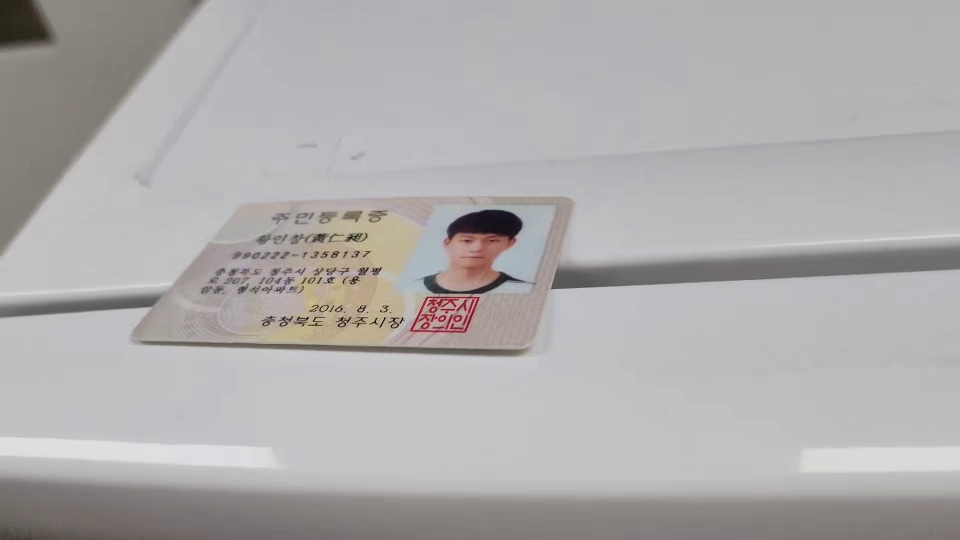
#> input picture frame 48 of test3.mp4, 1920 x 1080 px, given in place of False_new_1.mp4, which was not available (shown at 1/2 size)
$ python final_project.py
#> lines starting #> are read from the running program, lines starting #| are printed output that depends on the picture; after the words box and inside, x2 and y2 are one past the last pixel; in counts of white or black regions, pixels touching at a corner belong together; pictures that were not available may be replaced by others from this repository, and a replacement may not be noted
import cv2
import numpy as np
import imutils

def display_flow(img, flow, stride=40):
    for index in np.ndindex(flow[::stride, ::stride].shape[:2]):
        pt1 = tuple(i*stride for i in index)
        delta = flow[pt1].astype(np.int32)[::-1]
        pt2 = tuple(pt1 + 10*delta)

    norm_opt_flow = np.linalg.norm(flow,axis=2)
    norm_opt_flow = cv2.normalize(norm_opt_flow, None, 0, 1, cv2.NORM_MINMAX)


    norm_opt_flow = (norm_opt_flow*255).astype(np.uint8)

    img = cv2.medianBlur(img, 13)
    img = cv2.GaussianBlur(img, (13,13), 0)
    opened = cv2.morphologyEx(img, cv2.MORPH_OPEN, cv2.getStructuringElement(cv2.MORPH_ELLIPSE, (5, 5)), iterations=3)
    closed = cv2.morphologyEx(img, cv2.MORPH_CLOSE, cv2.getStructuringElement(cv2.MORPH_ELLIPSE, (5, 5)), iterations=3)
    img = cv2.morphologyEx(closed, cv2.MORPH_DILATE, (3, 3), iterations=3)
    img = np.clip(img + (img-128)*2,0,255) #명암비 조절
    cv2.imshow('optical flow', cv2.cvtColor(img, cv2.COLOR_BGR2GRAY))


    #쓰레쉬홀드
    norm_opt_flow = np.clip(norm_opt_flow + (norm_opt_flow-200)*2,0,255) #명암비 조절

    norm_opt_flow = cv2.medianBlur(norm_opt_flow, 15)
    norm_opt_flow = cv2.GaussianBlur(norm_opt_flow, (21,21), 0)
    # _,norm_opt_flow = cv2.threshold(norm_opt_flow, 253, 255, cv2.THRESH_BINARY | cv2.THRESH_OTSU)

    opened = cv2.morphologyEx(norm_opt_flow, cv2.MORPH_OPEN, cv2.getStructuringElement(cv2.MORPH_ELLIPSE, (5, 5)), iterations=3)
    closed = cv2.morphologyEx(norm_opt_flow, cv2.MORPH_CLOSE, cv2.getStructuringElement(cv2.MORPH_ELLIPSE, (5, 5)), iterations=3)
    norm_opt_flow = cv2.morphologyEx(closed, cv2.MORPH_DILATE, (5, 5), iterations=3)

    cv2.imshow('optical flow magnitude', norm_opt_flow)
    gray_img = cv2.cvtColor(img, cv2.COLOR_BGR2GRAY)
    norm_opt_flow = cv2.add(norm_opt_flow, np.clip(gray_img-128,0,255))
    norm_opt_flow = cv2.bilateralFilter(norm_opt_flow, 3, 75, 75)
    cv2.imshow('plus', norm_opt_flow)

    edged = cv2.Canny(norm_opt_flow, 20, 100)
    cv2.imshow('aaa', edged)
    cnts = cv2.findContours(edged.copy(), cv2.RETR_EXTERNAL, cv2.CHAIN_APPROX_SIMPLE)
    cnts = imutils.grab_contours(cnts)
    cnts = sorted(cnts, key=cv2.contourArea, reverse=True)

    findCnt = None
    for c in cnts:
        peri = cv2.arcLength(c, True)
        approx = cv2.approxPolyDP(c, 0.02 * peri, True)

        if len(approx) == 4:
            findCnt = approx
            break

    if findCnt is not None:
        # 원본이미지
        output = norm_opt_flow.copy()
        cv2.drawContours(output, [findCnt], -1, (0, 255, 0), 2)

        # 검은배경
        tmp = np.zeros([norm_opt_flow.shape[0], norm_opt_flow.shape[1], 3], dtype=np.uint8)
        cv2.drawContours(tmp, [findCnt], -1, (255, 255, 255), 2)

        cv2.imwrite('./result.jpg', tmp)
        cv2.imshow('edged', tmp)
        cv2.waitKey()

    k = cv2.waitKey(1)

    if k == 27:
        return 1
    else:
        return 0

cap = cv2.VideoCapture('./False_new_1.mp4')
_, prev_frame = cap.read()
#> prev_frame is the input picture: shape (1080, 1920, 3); mean B, G, R 172.6, 171.8, 174.3
prev_frame = cv2.cvtColor(prev_frame, cv2.COLOR_BGR2GRAY)
#> prev_frame: shape (1080, 1920)
prev_frame = cv2.resize(prev_frame, (0,0), None, 0.5, 0.5)
#> prev_frame: shape (540, 960)
init_flow = True

while True:
    status_cap, frame = cap.read()
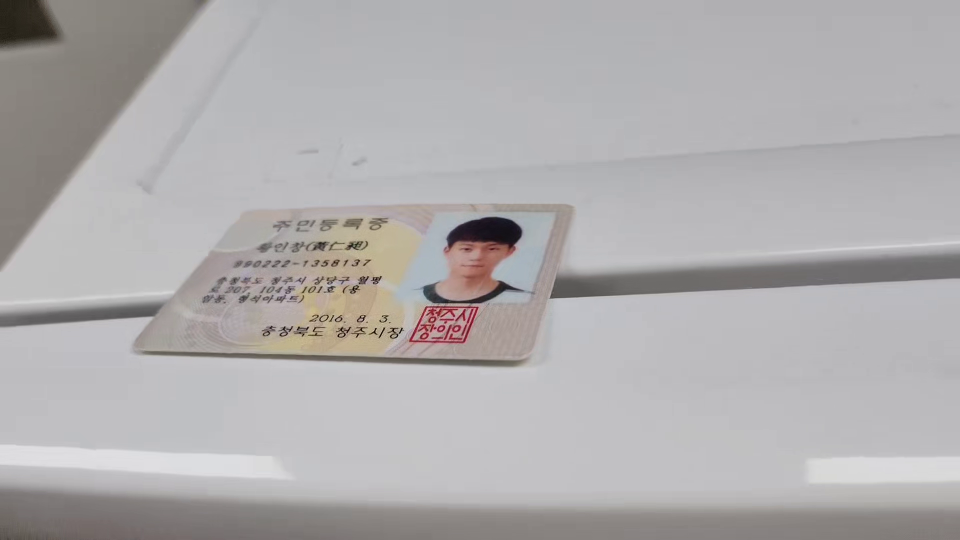
#> input picture frame 49 of test3.mp4, 1920 x 1080 px, given in place of False_new_1.mp4, which was not available (shown at 1/2 size)
#> frame is the input picture: shape (1080, 1920, 3); mean B, G, R 173.8, 172.9, 175.4
    frame = cv2.resize(frame, (0,0), None, 0.5,0.5)
#> frame: shape (540, 960, 3)
    if not status_cap:
        break
    gray = cv2.cvtColor(frame, cv2.COLOR_BGR2GRAY)
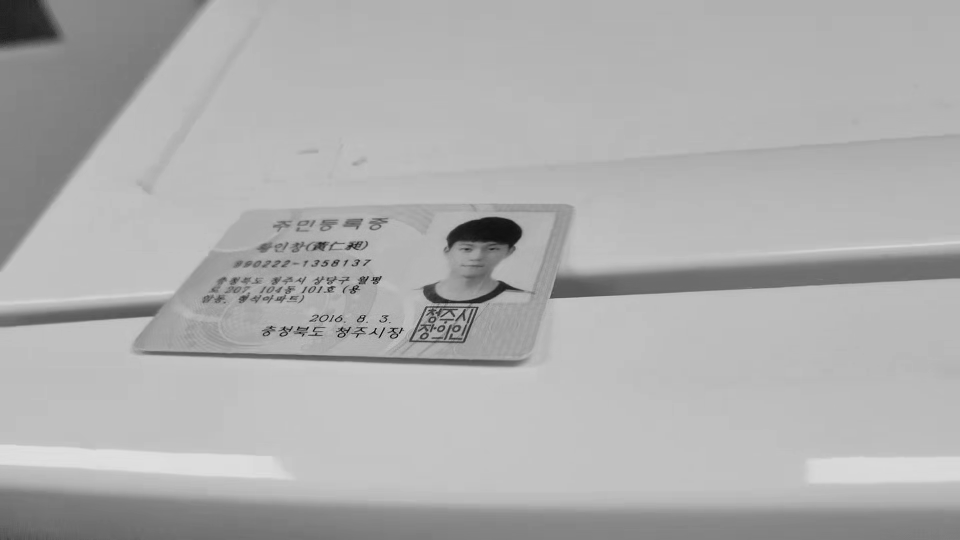
#> gray: shape (540, 960); min 6, max 224, mean 174

    if init_flow:
        opt_flow = cv2.calcOpticalFlowFarneback(prev_frame, gray, None, 0.5, 5, 13, 10, 5, 1.1, cv2.OPTFLOW_FARNEBACK_GAUSSIAN)
        init_flow = False
    else:
        opt_flow = cv2.calcOpticalFlowFarneback(prev_frame, gray, opt_flow, 0.5, 5, 13, 10, 5, 1.1, cv2.OPTFLOW_USE_INITIAL_FLOW)
    prev_frame = np.copy(gray)
    if display_flow(frame,opt_flow):
#> the loop in display_flow, `for index in np.ndindex(flow[::stride, ::stride].shape[:2]):` made 336 passes
#> (delta, pt2) on passes 2 to 4: ([0, 0], (0, 40)), ([0, 0], (0, 80)), ([0, 0], (0, 120))
#> in display_flow, `cv2.imshow('optical flow', cv2.cvtColor(img, cv2.COLOR_BGR2GRAY))`:
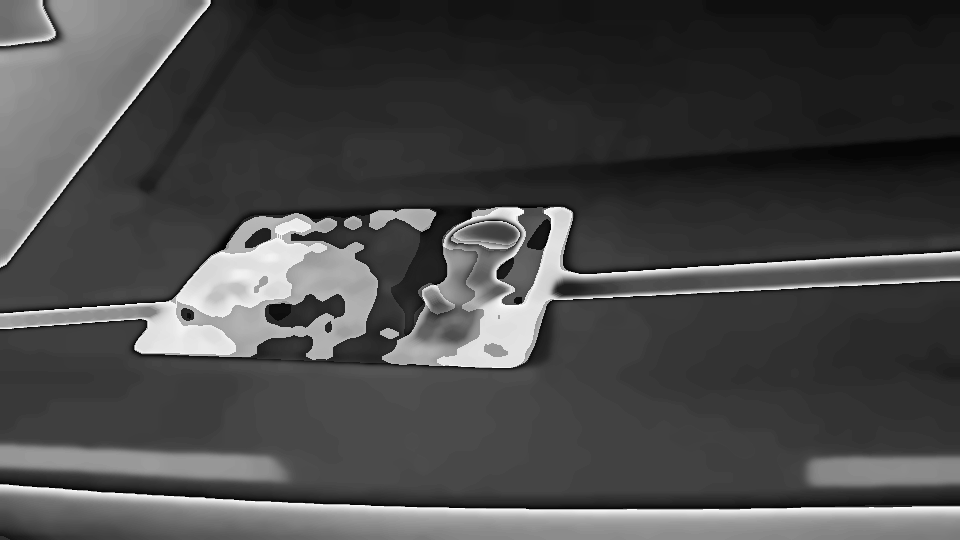
#> window 'optical flow': shape (540, 960); min 1, max 254, mean 72.7
#> in display_flow, `norm_opt_flow = np.clip(norm_opt_flow + (norm_opt_flow-200)*2,0,255)`:
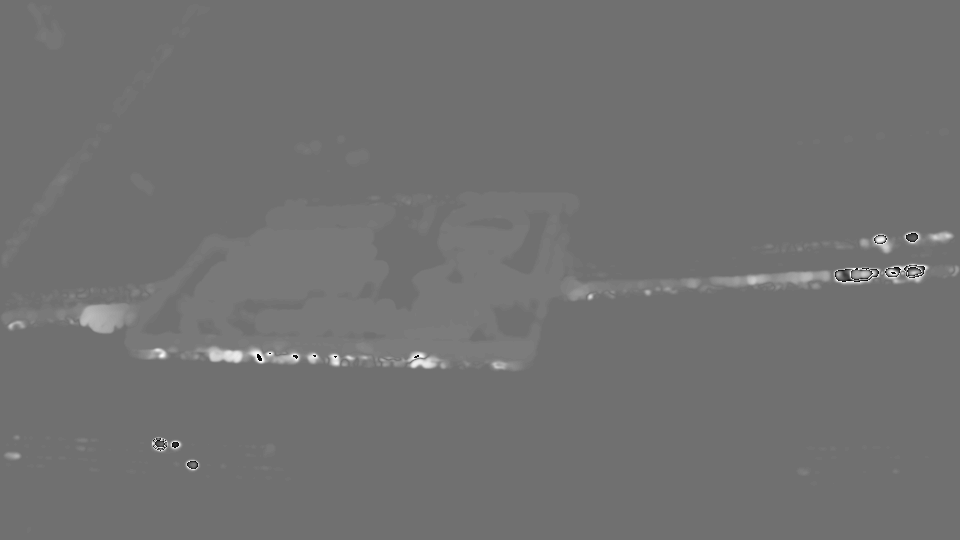
#> norm_opt_flow: shape (540, 960); min 0, max 255, mean 113.8
#> in display_flow, `edged = cv2.Canny(norm_opt_flow, 20, 100)`:
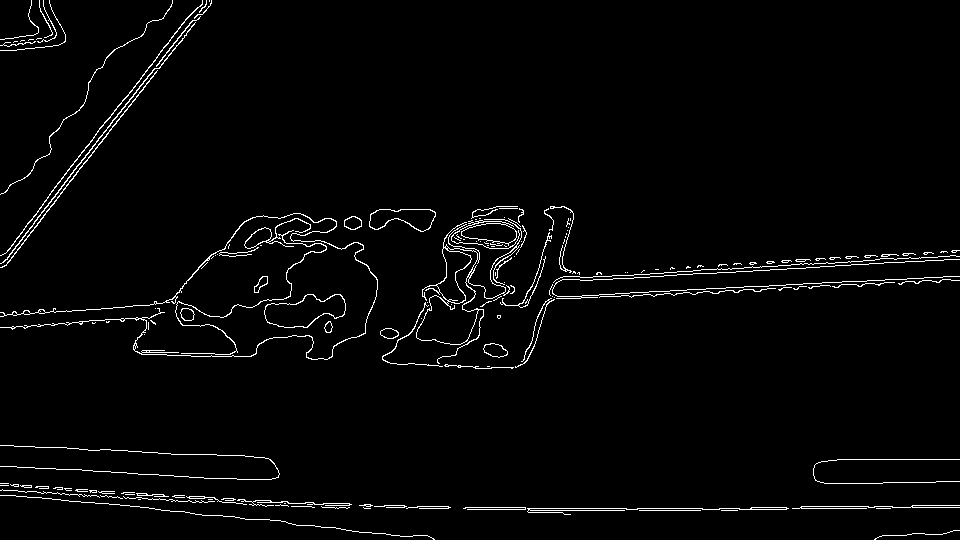
#> edged: shape (540, 960); 2.5% white in thin lines or dots
#> in display_flow, `cnts = cv2.findContours(edged.copy(), cv2.RETR_EXTERNAL, cv2.CHAIN_APP..`: cnts = 163 contours, 138 with area under 20; largest, box (x1, y1, x2, y2) and area: (416, 219, 522, 364) 3623, (264, 294, 346, 328) 1737, (369, 209, 436, 232) 986, (451, 220, 520, 249) 796, (244, 218, 311, 249) 348
#> the loop in display_flow, `for c in cnts:` made 19 passes
#> (peri, findCnt) on pass 19: (141.1, [[200, 16], [189, 23], [156, 66], [189, 24]])
#> peri on passes 1 to 6: 1438.3, 220.2, 173.9, 505, 307.3, 2577.5
#> in display_flow, `cv2.drawContours(output, [findCnt], -1, (0, 255, 0), 2)`:
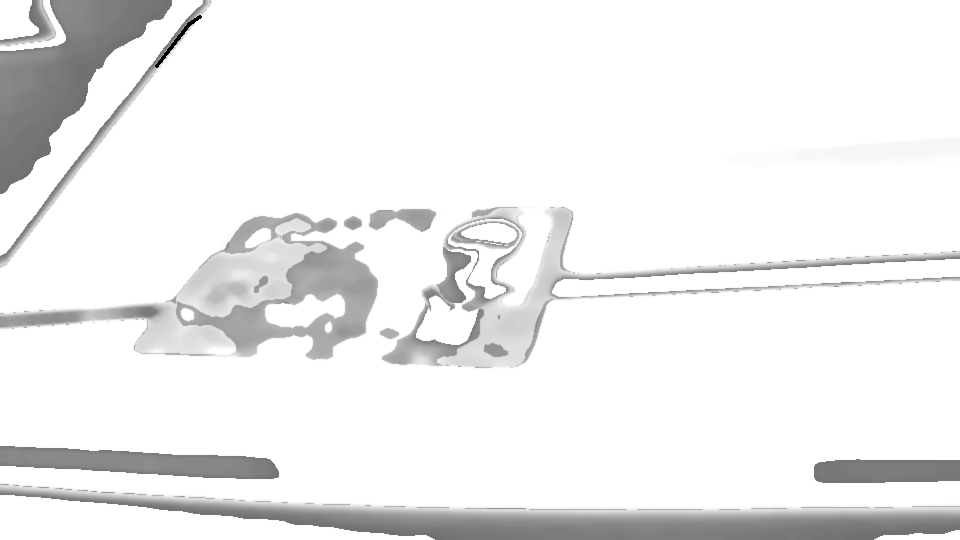
#> output: shape (540, 960); min 0, max 255, mean 238.1
#> in display_flow, `cv2.drawContours(tmp, [findCnt], -1, (255, 255, 255), 2)`:
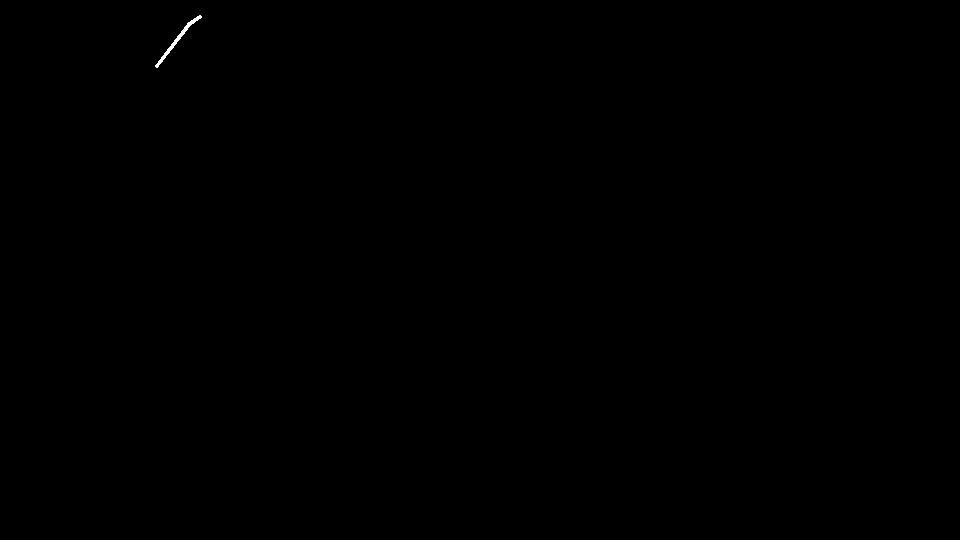
#> tmp: shape (540, 960, 3); 0.05% white; 1 white region, box (x1, y1, x2, y2) and area: (155, 15, 202, 68) 250
#> (key Esc is pressed here)
        break;

cv2.destroyAllWindows()

$ run again, starting later in the video
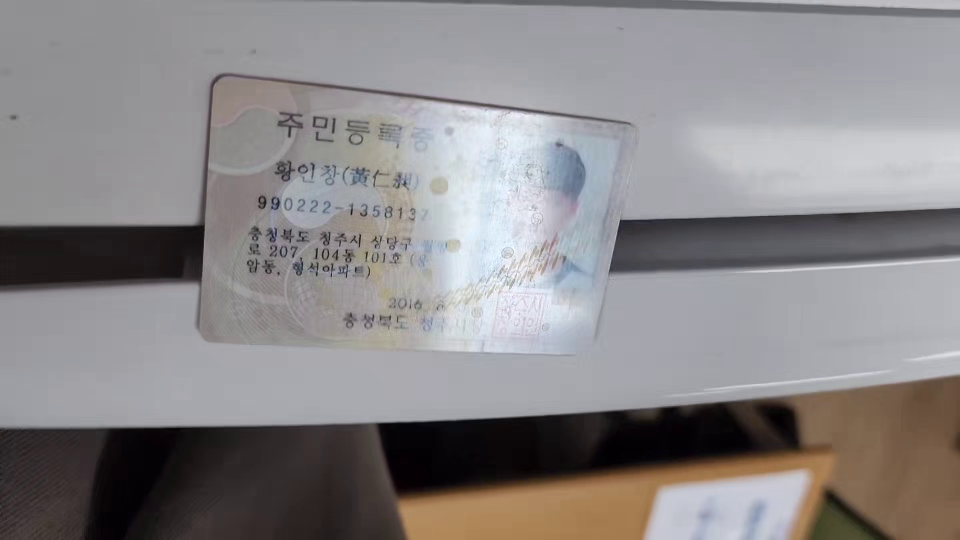
#> input picture frame 218 of test3.mp4, 1920 x 1080 px, given in place of False_new_1.mp4, which was not available (shown at 1/2 size)
#> prev_frame is the input picture: shape (1080, 1920, 3); mean B, G, R 135.9, 134.6, 138
#> frame: shape (540, 960, 3)
#> the loop in display_flow, `for index in np.ndindex(flow[::stride, ::stride].shape[:2]):` made 336 passes
#> (delta, pt2) on passes 2 to 4: ([0, 0], (0, 40)), ([0, 0], (0, 80)), ([0, 0], (0, 120))
#> in display_flow, `edged = cv2.Canny(norm_opt_flow, 20, 100)`:
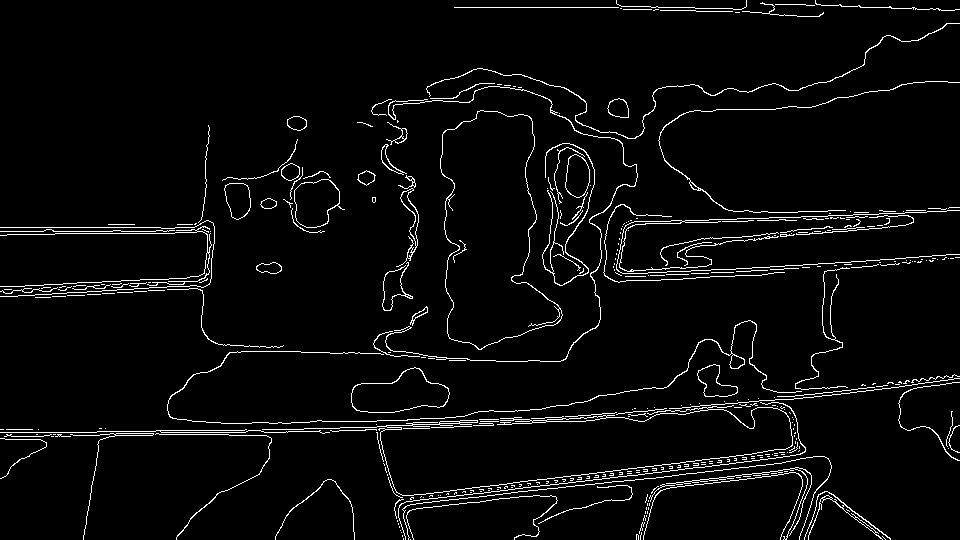
#> edged: shape (540, 960); 3.9% white in thin lines or dots
#> cnts = 361 contours, 326 with area under 20; largest, box (x1, y1, x2, y2) and area: (440, 110, 563, 350) 19289, (351, 367, 450, 413) 2819, (294, 179, 345, 228) 1672, (565, 154, 590, 198) 804, (224, 183, 251, 220) 720
#> the loop in display_flow, `for c in cnts:` made 39 passes
#> (peri, findCnt) on pass 39: (1159.1, [[831, 465], [799, 539], [824, 456], [403, 518]])
#> output: shape (540, 960); min 0, max 255, mean 206.4
#> in display_flow, `cv2.drawContours(tmp, [findCnt], -1, (255, 255, 255), 2)`:
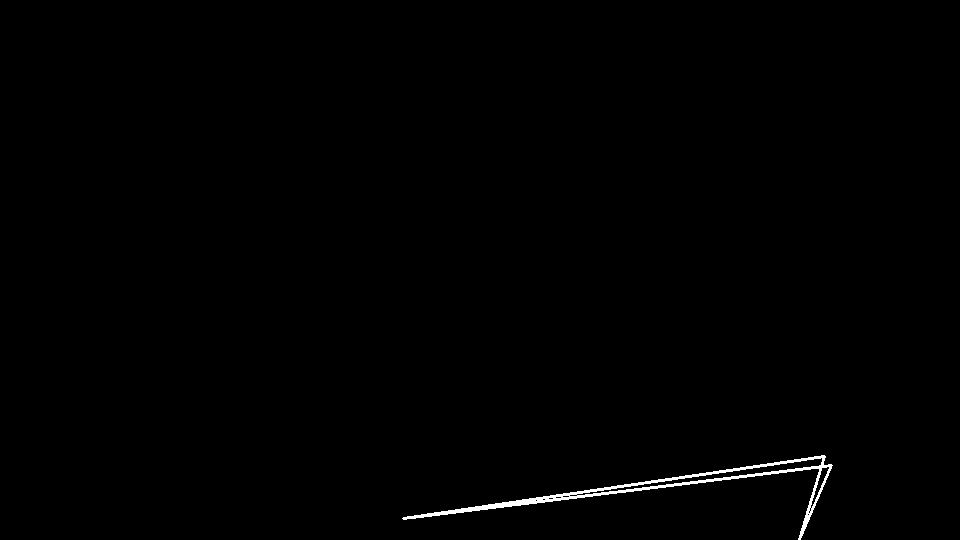
#> tmp: shape (540, 960, 3); 0.53% white; 1 white region, box (x1, y1, x2, y2) and area: (402, 455, 833, 540) 2758

$ run again, starting later in the video
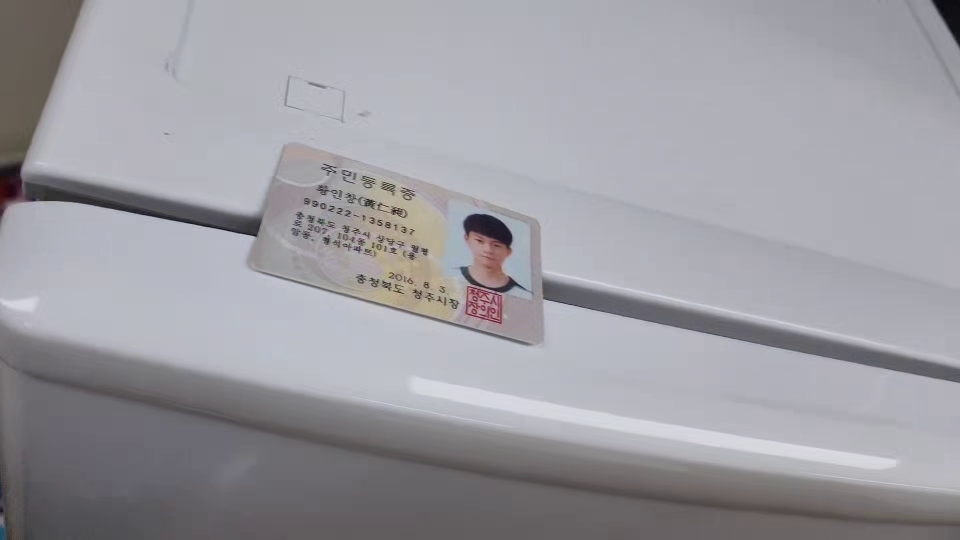
#> input picture frame 388 of test3.mp4, 1920 x 1080 px, given in place of False_new_1.mp4, which was not available (shown at 1/2 size)
#> prev_frame is the input picture: shape (1080, 1920, 3); mean B, G, R 161.5, 155.4, 156.5
#> frame: shape (540, 960, 3)
#> the loop in display_flow, `for index in np.ndindex(flow[::stride, ::stride].shape[:2]):` made 336 passes
#> (delta, pt2) on passes 2 to 4: ([0, 0], (0, 40)), ([0, 0], (0, 80)), ([0, 0], (0, 120))
#> in display_flow, `edged = cv2.Canny(norm_opt_flow, 20, 100)`:
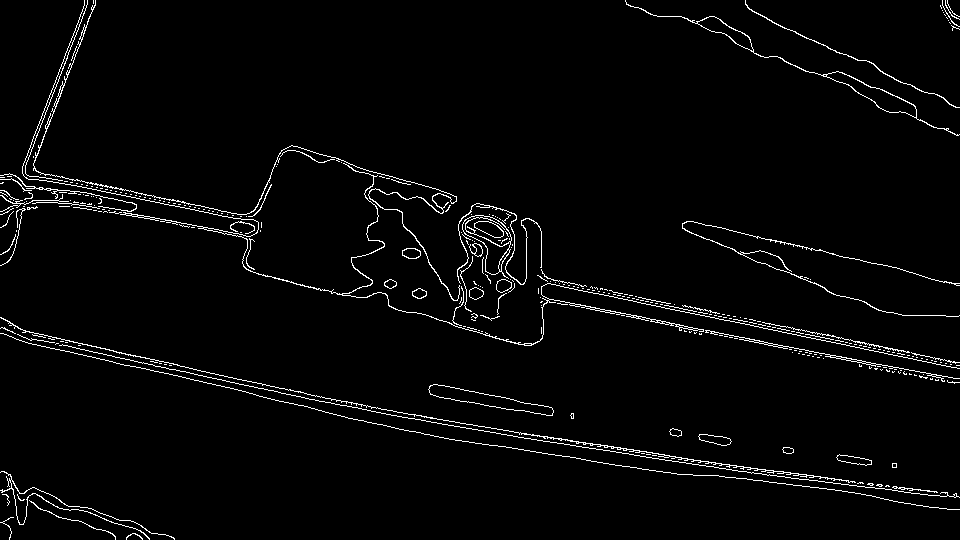
#> edged: shape (540, 960); 2.7% white in thin lines or dots
#> cnts = 330 contours, 305 with area under 20; largest, box (x1, y1, x2, y2) and area: (625, 0, 960, 136) 1850, (462, 215, 512, 279) 1596, (428, 384, 554, 416) 1273, (22, 0, 960, 369) 400, (33, 0, 460, 301) 302
#> the loop in display_flow, `for c in cnts:` made 3 passes
#> (peri, findCnt) on pass 3: (282.4, [[428, 389], [460, 401], [553, 412], [444, 385]])
#> in display_flow, `cv2.drawContours(output, [findCnt], -1, (0, 255, 0), 2)`:
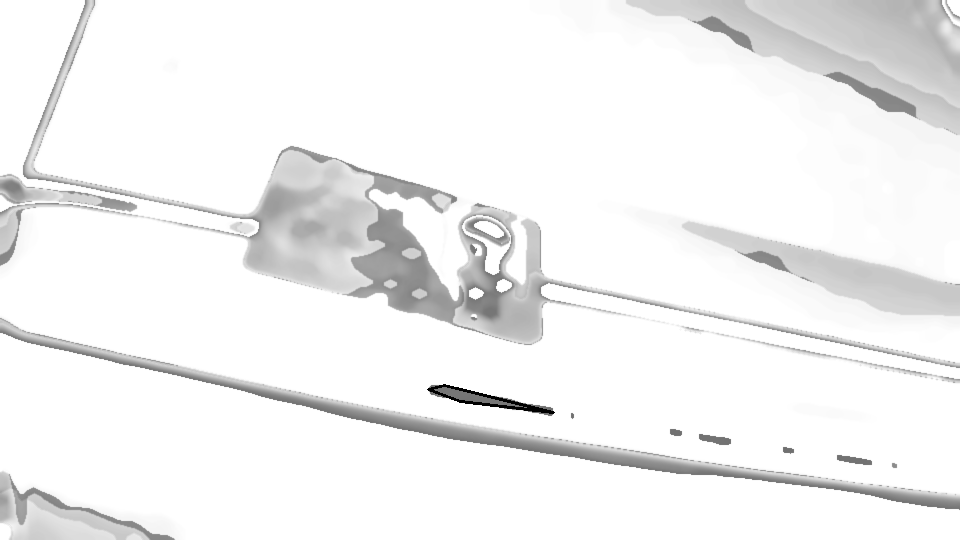
#> output: shape (540, 960); min 0, max 255, mean 241.9
#> tmp: shape (540, 960, 3); 0.13% white; 1 white region, box (x1, y1, x2, y2) and area: (427, 384, 555, 414) 699
